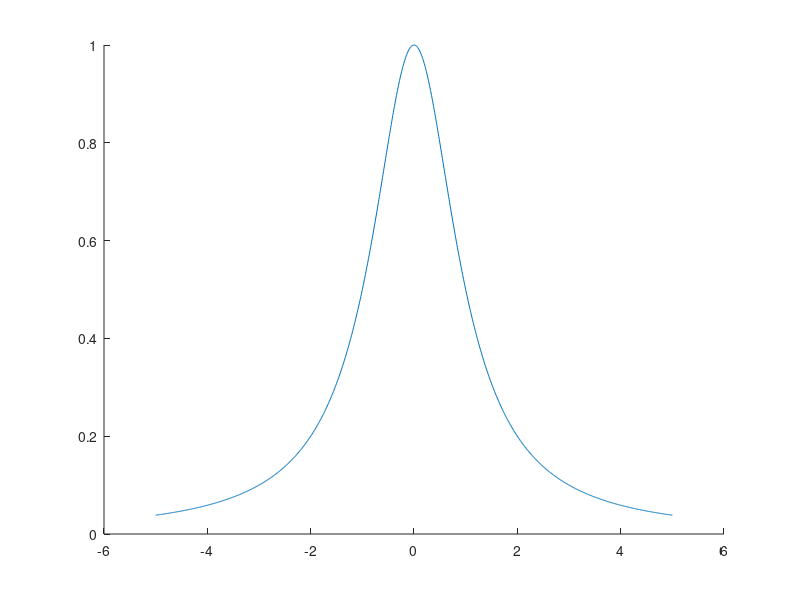

This figure's MATLAB source: (Note: this script raises an error after producing the figure.)
domain = -5:0.01:5;
fa = @(x) 1./(1 + x.^2); fb = @(x) exp(-x.^2);
figure
plot(domain,fa(domain),'-',domain,interp(domain,6,'a'),'--',domain,interp(domain,11,'a'),':',domain,interp(domain,16,'a'),'-.','LineWidth',2)
legend('1/(1+x^2)','p_{5}(x)','p_{10}(x)','p_{15}(x)')
figure
plot(domain,fb(domain),'-',domain,interp(domain,6,'b'),'--',domain,interp(domain,11,'b'),':',domain,interp(domain,16,'b'),'-.','LineWidth',2)
legend('e^{-x^2}','p_{5}(x)','p_{10}(x)','p_{15}(x)')

t = linspace(-5,5,30);
fas = sum(fa(t)); fbs = sum(fb(t));
fprintf("E_p5a = %f\nE_p10a = %f\nE_p15a = %f\nE_p5b = %f\nE_p10b = %f\nE_p15b = %f\n",...
	fas - sum(interp(t,6,'a')), fas - sum(interp(t,11,'a')), fas - sum(interp(t,16,'a')),...
	fbs - sum(interp(t,6,'b')), fbs - sum(interp(t,11,'b')), fbs - sum(interp(t,16,'b')));
